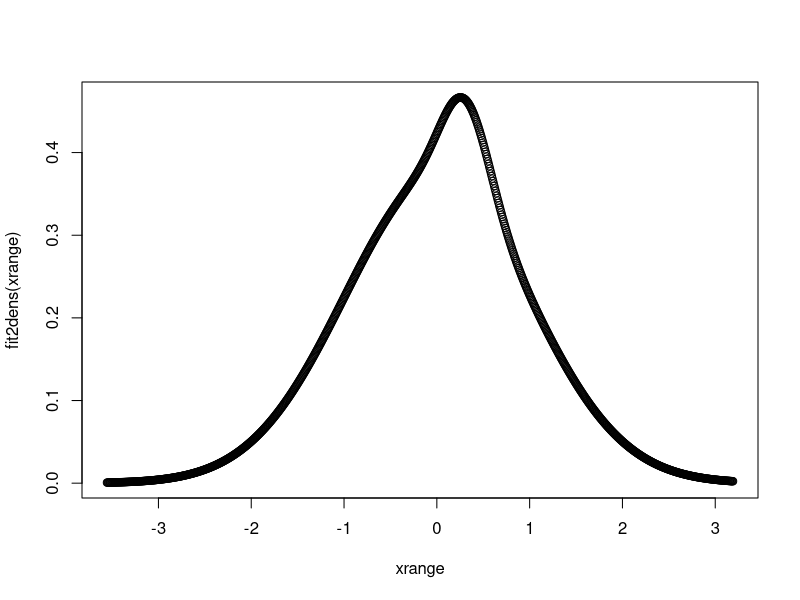
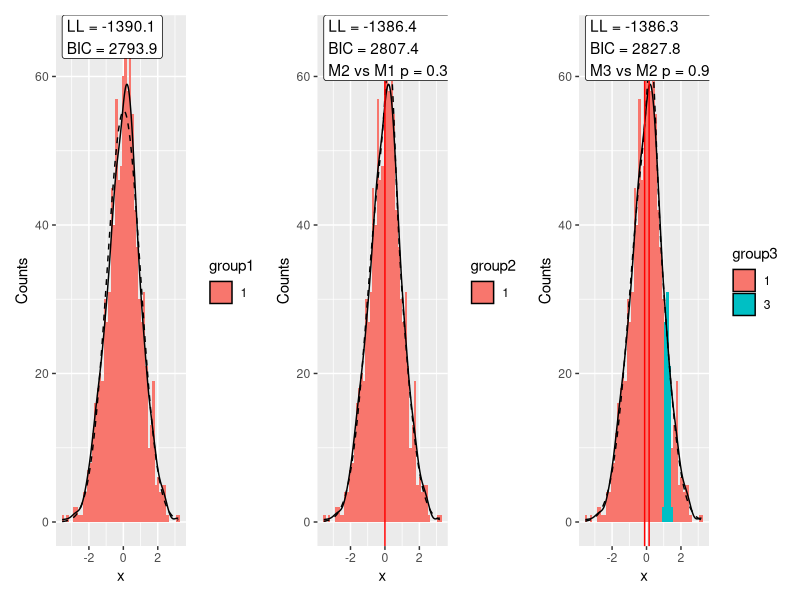
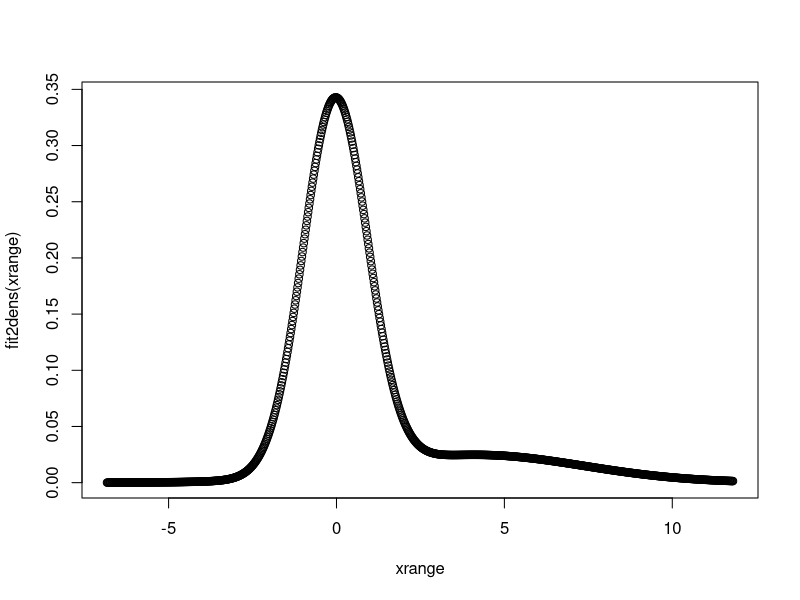
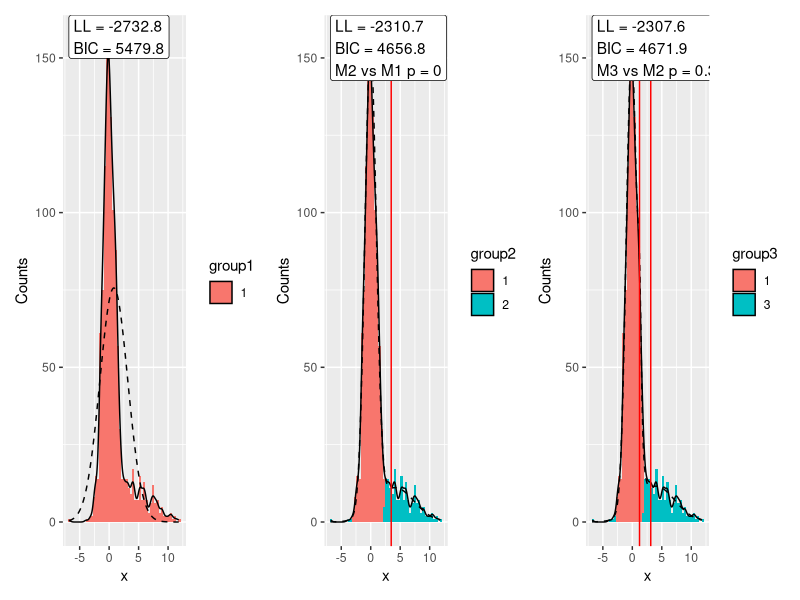
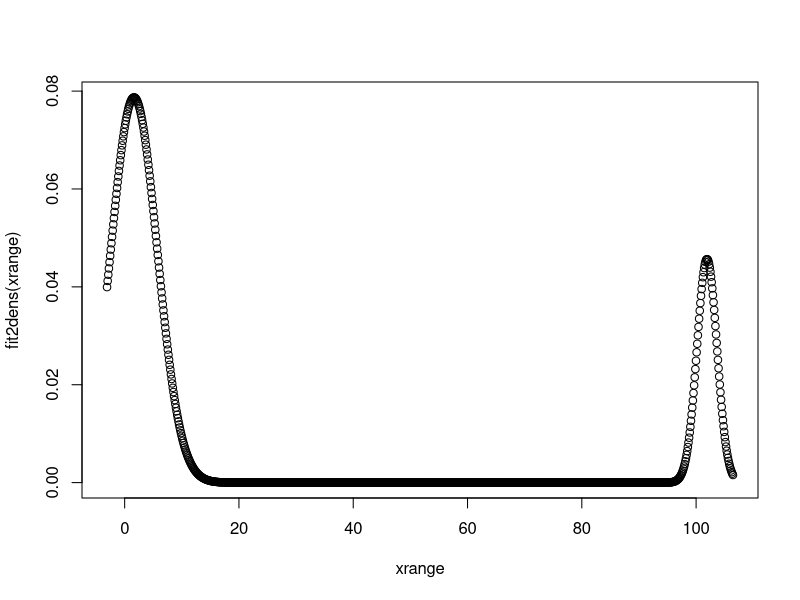
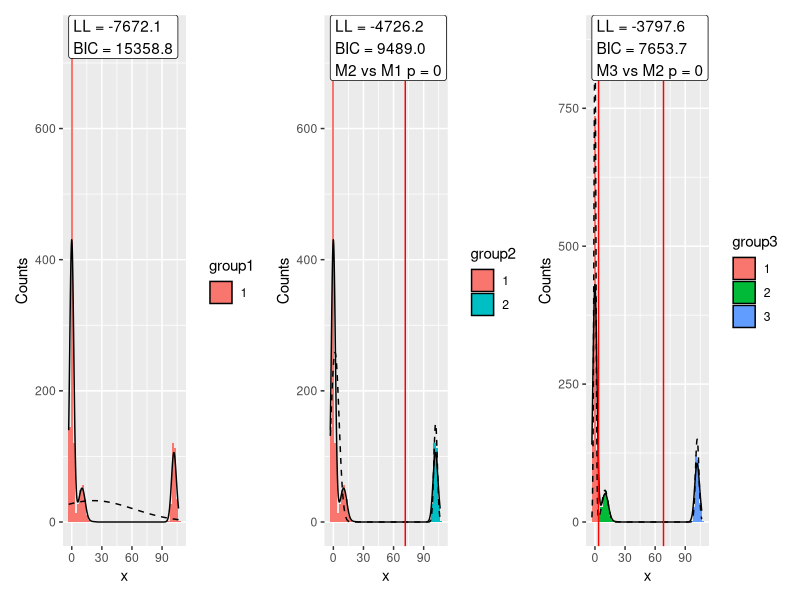

These charts were generated, in order, by the following R code:
# A function to analyse multimodality (in mixtures of normal distributions)

library(data.table)
library(MASS)
library(mixtools)
library(tidyr)
library(ggplot2)
library(patchwork)

multiModal <- function(x) {
  fit1 <- fitdistr(x,"normal")
  fit2 <- normalmixEM(x,k=2,mu = range(x),lambda=c(.5,.5),sigma=c(1,1)*sd(x),maxit = 1e4)
  fit3 <- normalmixEM(x,k=3,mu = c(min(x),mean(x),max(x)),lambda = c(1,1,1)/3,sigma=c(1,1,1)*sd(x),maxit = 1e4)
  
  fit1dens <- function(x) {
    dnorm(x,mean=fit1$estimate[1],sd=fit1$estimate[2])
  }
  
  fit2dens <- function(x) {
      fit2$lambda[1] * dnorm(x,mean=fit2$mu[1],sd=fit2$sigma[1]) + 
      fit2$lambda[2] * dnorm(x,mean=fit2$mu[2],sd=fit2$sigma[2])
  }

  t2 <- optimize(fit2dens,interval = fit2$mu)$minimum
  
  fit3dens <- function(x) {
      fit3$lambda[1] * dnorm(x,mean=fit3$mu[1],sd=fit3$sigma[1]) + 
      fit3$lambda[2] * dnorm(x,mean=fit3$mu[2],sd=fit3$sigma[2]) +
      fit3$lambda[3] * dnorm(x,mean=fit3$mu[3],sd=fit3$sigma[3])
  }
  
  t3 <- c(optimize(fit3dens,interval = fit3$mu[1:2])$minimum,
          optimize(fit3dens,interval = fit3$mu[2:3])$minimum)
    
  param1 <- 2
  param2 <- 4 + 1
  param3 <- 6 + 2
  
  bic1 <- log(fit1$n) * param1 - 2*fit1$loglik
  bic2 <- log(length(fit2$x)) * param2 - 2*fit2$loglik
  bic3 <- log(length(fit3$x)) * param3 - 2*fit3$loglik
  
  prob2 <- 1-pchisq(fit2$loglik-fit1$loglik,param2-param1)
  prob3 <- 1-pchisq(fit3$loglik-fit2$loglik,param3-param2)
  
  best <- fit1
  if(prob2 < 0.01) best <- fit2
  if(prob3 < 0.01) best <- fit3
  
  message(sprintf("Model 2 vs Model 1 Likelihood Ratio Test: p=%1.2g",prob2))
  message(sprintf("Model 3 vs Model 2 Likelihood Ratio Test: p=%1.2g",prob3))
  
  d0 <- data.table(x=x,
                   group1=factor(1),
                   group2=factor(apply(fit2$posterior,1,which.max),levels=1:3),
                   group3=factor(apply(fit3$posterior,1,which.max),levels=1:3))

  n <- length(x)
  
  binwidth <- diff(range(x)) / 50
  
  xrange <- seq(from=min(x),to=max(x),l=1000)
  plot(xrange,fit2dens(xrange))
  
  p1 <- ggplot(d0) + aes(x) +
    geom_histogram(aes(fill=group1),binwidth=binwidth) +
    geom_density(aes(y=after_stat(density * n * binwidth))) +
    geom_line(aes(x=x,y),data=data.table(x=xrange,y=fit1dens(xrange) * n * binwidth),lty=2) +
    annotate("label",x=min(x),y=Inf,label=sprintf("LL = %.1f\nBIC = %.1f",fit1$loglik,bic1),hjust=0,vjust=1) +
    ylab("Counts")
    
  p2 <- ggplot(d0) + aes(x) +
    geom_histogram(aes(fill=group2),binwidth=binwidth) +
    geom_density(aes(y=after_stat(density * n * binwidth))) +
    geom_line(aes(x=x,y),data=data.table(x=xrange,y=fit2dens(xrange) * n * binwidth),lty=2) +
    geom_vline(xintercept = t2,color="red") +
    annotate("label",x=min(x),y=Inf,label=sprintf("LL = %.1f\nBIC = %.1f\nM2 vs M1 p = %1.2g",fit2$loglik,bic2,prob2),hjust=0,vjust=1) +
    ylab("Counts")
  
  p3 <- ggplot(d0) + aes(x) +
    geom_histogram(aes(fill=group3),binwidth=binwidth) +
    geom_density(aes(y=after_stat(density * n * binwidth))) + 
    geom_line(aes(x=x,y),data=data.table(x=xrange,y=fit3dens(xrange) * n * binwidth),lty=2) +
    geom_vline(xintercept = t3,color="red") +
    annotate("label",x=min(x),y=Inf,label=sprintf("LL = %.1f\nBIC = %.1f\nM3 vs M2 p = %1.2g",fit3$loglik,bic3,prob3),hjust=0,vjust=1) +
    ylab("Counts")
  
    
  print(p1 + p2 + p3)
  
  invisible(list(fit1=fit1,fit2=fit2,fit3=fit3,f1d=fit1dens,f2d=fit2dens,f3d=fit3dens,t2=t2,t3=t3,best=best))
}

# run some examples

multiModal(rnorm(1000))
multiModal(c(rnorm(1000),rnorm(200,5,3)))
multiModal(c(rnorm(1000),rnorm(200,10,3),rnorm(300,102,2)))

           
